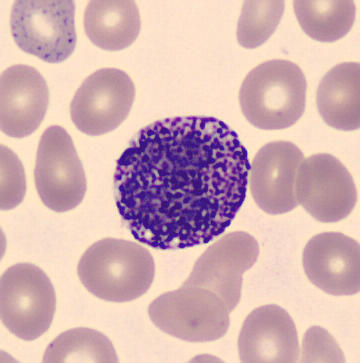
#> input picture test/basophil/BA_119131.jpg, 360 x 363 px, given as the content of the folder C:/Users/90553/Desktop/BBM467/Proje/Data/, which was not available
$ python 'Data augmentation.py'
#> lines starting #> are read from the running program, lines starting #| are printed output that depends on the picture; pictures that were not available may be replaced by others from this repository, and a replacement may not be noted
import os
import cv2
import imutils

classes_dir = ["basophil", "eosinophil", "erythroblast", "ig", "lymphocyte", "monocyte", "neutrophil", "platelet"]

# The file number of the smallest folder must be at least (file_number/4)
# As a result of these operations, there may be a few extra photos in some folders.
file_number = 3330
root_dir = r"C:/Users/90553/Desktop/BBM467/Proje/Data/"

slist = os.listdir(root_dir)
# https://stackoverflow.com/questions/66986830/image-augmentation-with-tensorflow-so-all-classes-have-exact-same-number-of-imag
# I'm doing the Image Augmentation technique here
rows = 360
cols = 363
for classX in slist:
    class_path = os.path.join(root_dir, classX)
    filelist = os.listdir(class_path)
    file_count = len(filelist)
    delta = file_number-file_count
    i = 0
    k = 0
    while k < delta:
        k = k + 3
        file = filelist[i]
        file_split = os.path.split(file)
        index = file_split[1].rfind('.')
        file_name = file[:index]
        ext = file[index:]
        fpath = os.path.join(class_path, file)
        image = cv2.imread(fpath)
#> image is the input picture: shape (363, 360, 3); mean B, G, R 179.1, 177.5, 210.8

        label = '-new'
        file_new_name = file_name + '-' + str(i) + '-' + label + ext
        Rotated_image = imutils.rotate(image, angle=90)
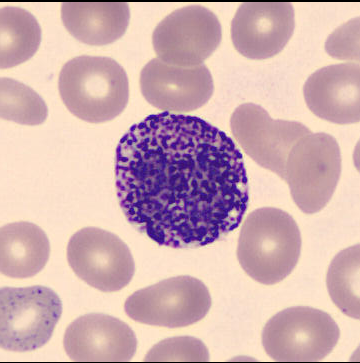
#> Rotated_image: shape (363, 360, 3); mean B, G, R 177.6, 176, 209
        destination_path = os.path.join(class_path, file_new_name)
        cv2.imwrite(destination_path, Rotated_image)

        label = '-new2'
        file_new_name = file_name + '-' + str(i) + '-' + label + ext
        Rotated_image = imutils.rotate(image, angle=180)
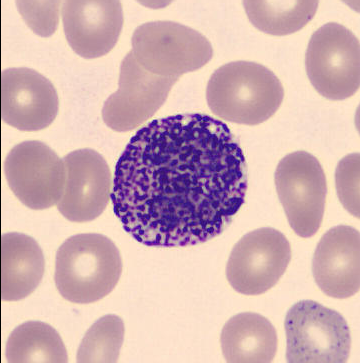
#> Rotated_image: shape (363, 360, 3); mean B, G, R 178.6, 177, 210.2
        destination_path = os.path.join(class_path, file_new_name)
        cv2.imwrite(destination_path, Rotated_image)

        label = '-new3'
        file_new_name = file_name + '-' + str(i) + '-' + label + ext
        Rotated_image = imutils.rotate(image, angle=270)
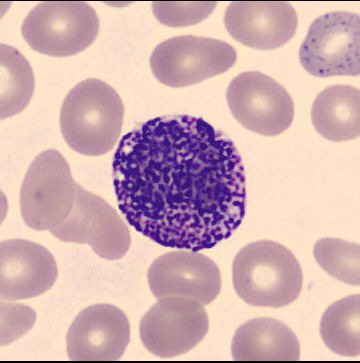
#> Rotated_image: shape (363, 360, 3); mean B, G, R 177.6, 175.9, 209
#> (the run stopped early here; a loop or call above may not have finished)

$ run again, on test/basophil/BA_166406-76--new2.jpg
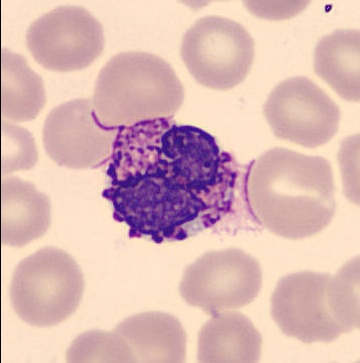
#> input picture test/basophil/BA_166406-76--new2.jpg, 360 x 363 px, given as the content of the folder C:/Users/90553/Desktop/BBM467/Proje/Data/, which was not available
#> image is the input picture: shape (363, 360, 3); mean B, G, R 180.7, 184.4, 219.9
#> `Rotated_image = imutils.rotate(image, angle=180)`:
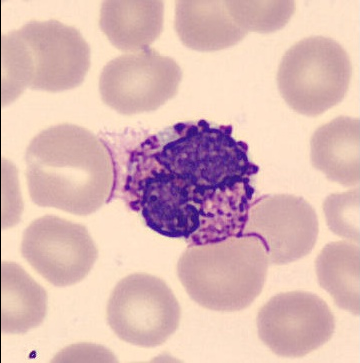
#> Rotated_image: shape (363, 360, 3); mean B, G, R 180.7, 184.4, 219.9
#> `Rotated_image = imutils.rotate(image, angle=270)`:
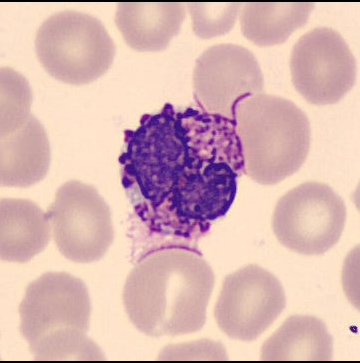
#> Rotated_image: shape (363, 360, 3); mean B, G, R 179.2, 182.7, 218

$ run again, on test/basophil/BA_175269-85--new3.jpg
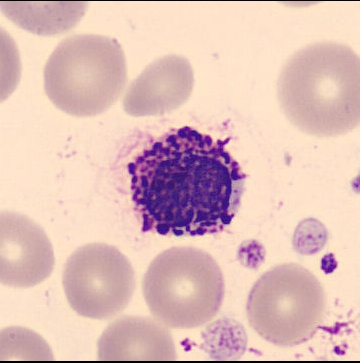
#> input picture test/basophil/BA_175269-85--new3.jpg, 360 x 363 px, given as the content of the folder C:/Users/90553/Desktop/BBM467/Proje/Data/, which was not available
#> image is the input picture: shape (363, 360, 3); mean B, G, R 184.3, 190.3, 223.5
#> `Rotated_image = imutils.rotate(image, angle=180)`:
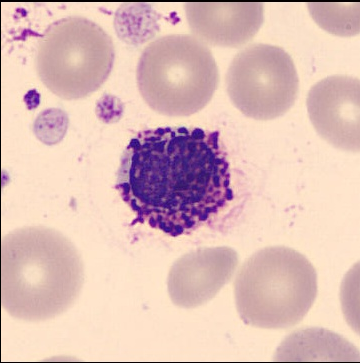
#> Rotated_image: shape (363, 360, 3); mean B, G, R 183.8, 189.8, 222.9
#> `Rotated_image = imutils.rotate(image, angle=270)`:
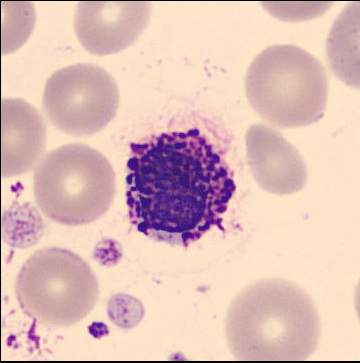
#> Rotated_image: shape (363, 360, 3); mean B, G, R 183.8, 189.8, 222.9

$ run again, on test/basophil/BA_214538-138--new.jpg
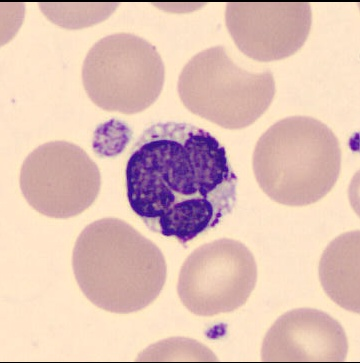
#> input picture test/basophil/BA_214538-138--new.jpg, 360 x 363 px, given as the content of the folder C:/Users/90553/Desktop/BBM467/Proje/Data/, which was not available
#> image is the input picture: shape (363, 360, 3); mean B, G, R 182.7, 193.3, 224.6
#> `Rotated_image = imutils.rotate(image, angle=180)`:
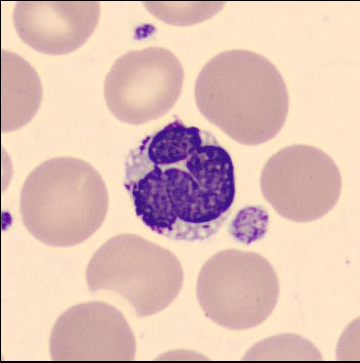
#> Rotated_image: shape (363, 360, 3); mean B, G, R 182.2, 192.7, 223.9
#> `Rotated_image = imutils.rotate(image, angle=270)`:
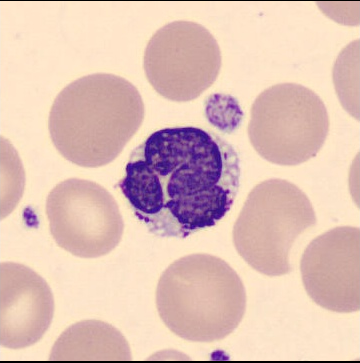
#> Rotated_image: shape (363, 360, 3); mean B, G, R 182.7, 193.3, 224.5
